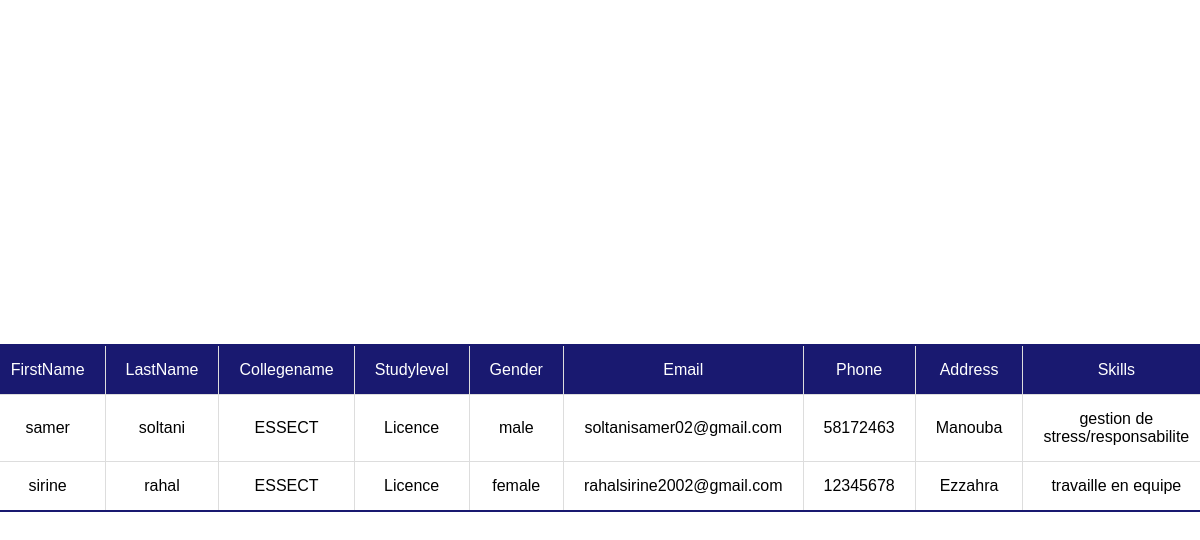
Page /php/afficherjoin.php on the committed database.
### tables this page shows
CREATE TABLE IF NOT EXISTS `joinus` (
  `FirstName` varchar(100) NOT NULL,
  `lastname` varchar(100) NOT NULL,
  `collegename` varchar(100) NOT NULL,
  `studylevel` varchar(100) NOT NULL,
  `gender` varchar(100) NOT NULL,
  `email` varchar(100) NOT NULL,
  `phone` varchar(100) NOT NULL,
  `address` varchar(100) NOT NULL,
  `skills` varchar(100) NOT NULL,
  PRIMARY KEY (`email`)
);

### php/afficherjoin.php (the view, shortened to what this page needs)
<!DOCTYPE html>
<html lang="en">
<head>
    <link rel="stylesheet" href="../style/afficher.css">
</head>
<body>
    <?php
$conn=mysqli_connect('localhost','root','','projetweb');
$req="select * from joinus";
$res=mysqli_query($conn,$req);
$num=mysqli_num_rows($res);
    ?>
    <table border=1 class="tab">
<tr class="head">
<td>FirstName</td>
<td>LastName</td>
<td>Collegename</td>
<td>Studylevel</td>
<td>Gender</td>
<td>Email</td>
<td>Phone</td>
<td>Address</td>
<td>Skills</td>
</tr>
<?php
if($num>0) {
    while($row = mysqli_fetch_array($res))
    {?>
<tr>
    <td><?php echo $row['FirstName'];?></td  >
    <td><?php echo $row['lastname'];?></td  >
    <td><?php echo $row['collegename'];?></td >
    <td><?php echo $row['studylevel'];?></td >
    <td><?php echo $row['gender'];?></td>
    <td><?php echo $row['email'];?></td  >
    <td><?php echo $row['phone'];?></td >
    <td><?php echo $row['address'];?></td >
    <td><?php echo $row['skills'];?></td >
</tr>
<?php
}
}
?>
    </table>
</body>
</html>

### style/afficher.css (style rules this page uses)
body { height: 100vh; padding: 20px; font-family: Arial, Helvetica, sans-serif; background: #fff; display: flex; justify-content: center; align-items: center; }
.tab { border-collapse: collapse; border: 2px solid midnightblue; }
.head { background-color: midnightblue; color: #fff; text-align: left; }
tr, td { padding: 15px 20px; text-align: center; }
tr, td { border: 1px solid #ddd; }

### rows in the picture
joinus: FirstName "samer", lastname "soltani", collegename "ESSECT", studylevel "Licence", gender "male", email "soltanisamer02@gmail.com", phone "58172463", address "Manouba", skills "gestion de stress/responsabilite"
joinus: FirstName "sirine", lastname "rahal", collegename "ESSECT", studylevel "Licence", gender "female", email "rahalsirine2002@gmail.com", phone "12345678", address "Ezzahra", skills "travaille en equipe"
